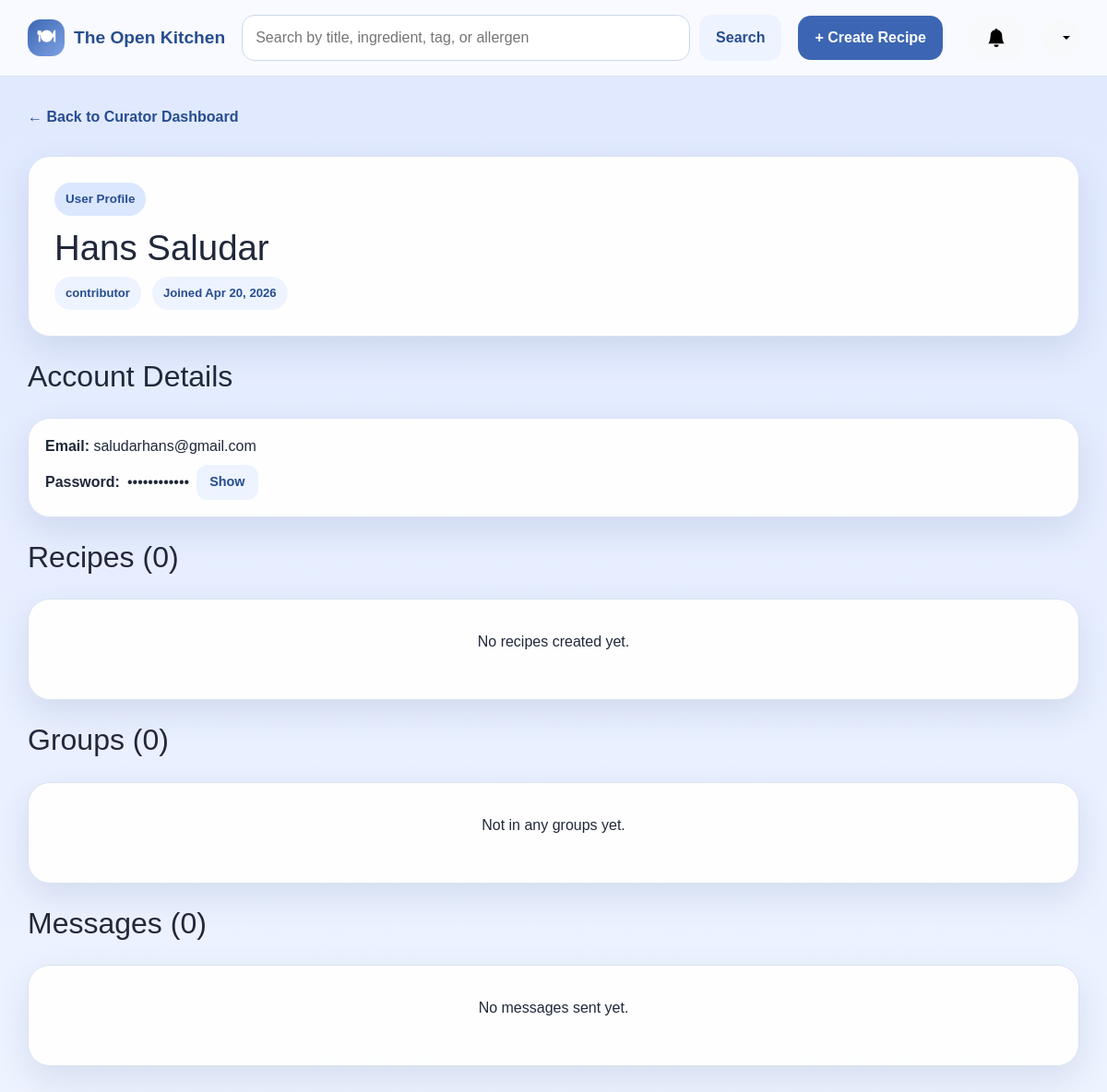
The page /curator/user/3 (signed in) on the database as committed earlier.
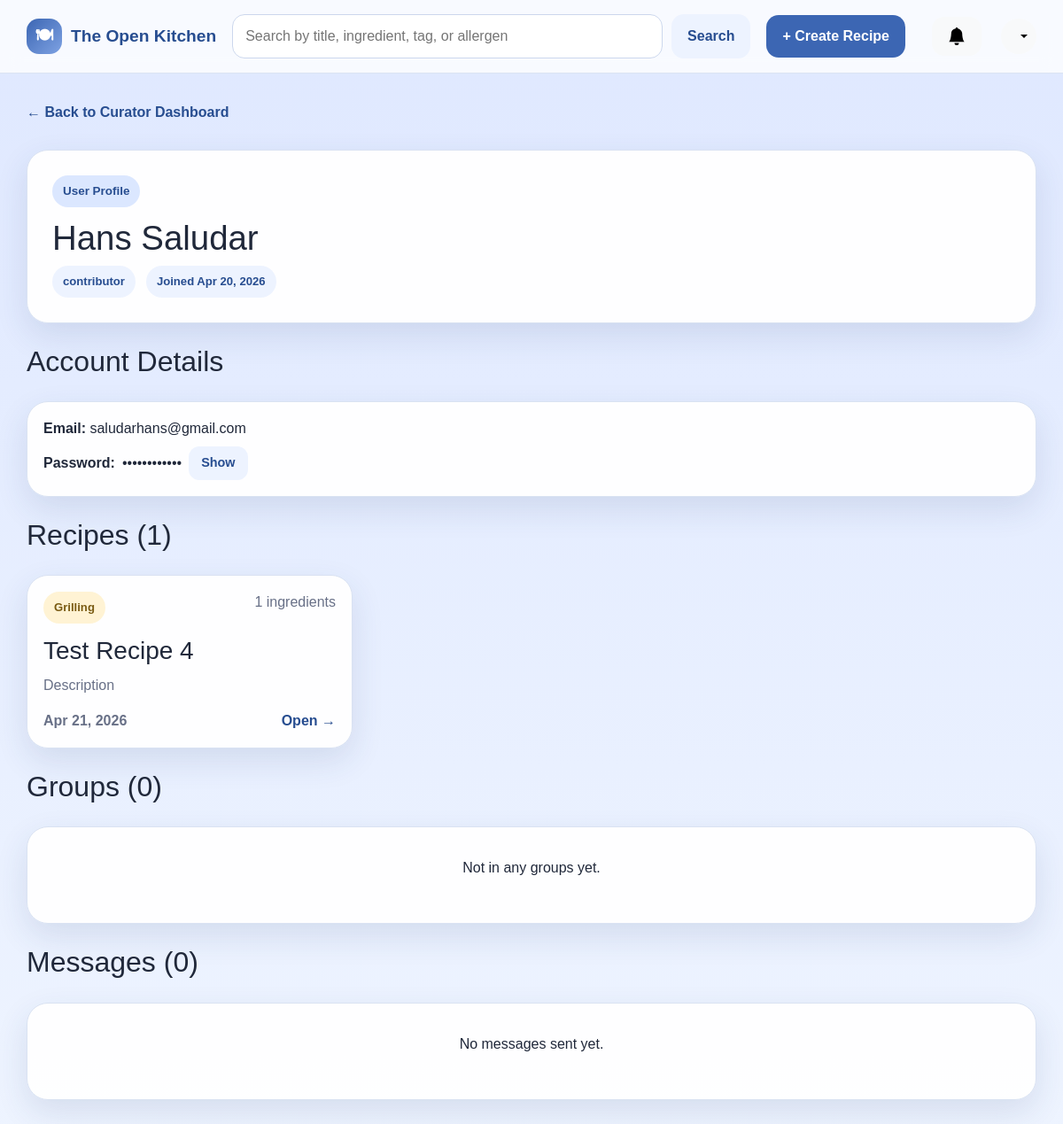
The same page on the database as committed later.
### app/models.py (models this page shows, shortened)
class Category(db.Model):
    __tablename__ = 'categories'
    id = db.Column(db.Integer, primary_key=True)
    name = db.Column(db.String(32), unique=True, nullable=False)

class Recipe(db.Model):
    __tablename__ = 'recipes'
    id = db.Column(db.Integer, primary_key=True)
    authorID = db.Column(db.Integer, db.ForeignKey('users.id'), nullable=False)
    title = db.Column(db.String(150), nullable=False)
    description = db.Column(db.Text, nullable=True)
    instructions = db.Column(db.Text, nullable=False)
    forkedFrom = db.Column(db.Integer, db.ForeignKey('recipes.id'), nullable=True)
    baseServings = db.Column(db.Integer, nullable=False)
    prepTime = db.Column(db.Integer, nullable=True)
    cookTime = db.Column(db.Integer, nullable=True)
    dateCreated = db.Column(db.DateTime, nullable=False, default=datetime.now)
    ingredients = db.relationship('Ingredient', backref='recipe', lazy=True, cascade='all, delete-orphan')
    categories = db.relationship('RecipeCategory', backref='recipe', lazy=True, cascade='all, delete-orphan')
    dietary_tags = db.relationship('RecipeDietaryTag', backref='recipe', lazy=True, cascade='all, delete-orphan')
    allergens = db.relationship('RecipeAllergen', backref='recipe', lazy=True, cascade='all, delete-orphan')

### app/routes.py (the view)
@app.route('/curator/user/<int:user_id>')
@login_required
def curator_user_profile(user_id):
    user = get_current_user()
    if not user or user.role != 'curator':
        return redirect(url_for('dashboard'))
    profile = User.query.get_or_404(user_id)
    recipes = Recipe.query.filter_by(authorID=user_id).order_by(Recipe.dateCreated.desc()).all()
    memberships = GroupMember.query.filter_by(userID=user_id).all()
    messages = GroupMessage.query.filter_by(senderID=user_id).order_by(GroupMessage.dateSent.desc()).all()
    notifications = _get_notifications()
    has_unread = any(not n.isRead for n in notifications)
    return render_template('curator/user_profile.html',
                           profile=profile,
                           recipes=[_recipe_card_data(r) for r in recipes],
                           memberships=memberships,
                           messages=messages,
                           notifications=notifications,
                           has_unread=has_unread)

### app/routes.py (called while the page is built)
def login_required(f):
    @wraps(f)
    def decorated_function(*args, **kwargs):
        if 'user_id' not in session:
            flash('Please log in to access this page.', 'warning')
            return redirect(url_for('login'))
        return f(*args, **kwargs)
    return decorated_function

def get_current_user():
    if 'user_id' in session:
        return User.query.get(session['user_id'])
    return None

def current_user_id():
    return session.get('user_id')

def _get_avg_rating(recipe_id):
    result = db.session.query(func.avg(Rating.stars), func.count(Rating.id)).filter_by(recipeID=recipe_id).one()
    avg = round(result[0], 1) if result[0] else None
    count = result[1]
    return avg, count

def _get_notifications():
    uid = current_user_id()
    if uid is None:
        return []
    return Notification.query.filter_by(userID=uid).order_by(Notification.dateCreated.desc()).all()

### app/templates/curator/user_profile.html (shortened to what this page needs)
{% extends "base.html" %}
{% block content %}
<a href="{{ url_for('curator_dashboard') }}" class="back-link">← Back to Curator Dashboard</a>
<section class="hero-card mt-3">
    <div>
        <span class="eyebrow">User Profile</span>
        <h1>{{ profile.firstName }} {{ profile.lastName }}</h1>
        <div class="pill-row mt-2">
            <span class="pill">{{ profile.role }}</span>
            <span class="pill">Joined {{ profile.dateCreated.strftime('%b %d, %Y') }}</span>
        </div>
    </div>
</section>
<section class="section-head mt-4">
    <div><h2>Account Details</h2></div>
</section>
<article class="recipe-card mb-4">
    <div class="mb-2">
        <span class="fw-semibold">Email: </span>{{ profile.email }}
    </div>
    <div class="d-flex align-items-center gap-2">
        <span class="fw-semibold">Password: </span>
        <span id="passwordHidden">••••••••••••</span>
        <button class="btn btn-secondary btn-sm" onclick="togglePassword()">Show</button>
    </div>
</article>
<section class="section-head mt-4">
    <div>
        <h2>Recipes ({{ recipes|length }})</h2>
    </div>
</section>
{% if recipes %}
<div class="card-grid">
    {% for item in recipes %}
    <a href="{{ url_for('view_recipe', recipe_id=item.recipe.id) }}" class="recipe-card-link">
        <article class="recipe-card">
            <div class="recipe-card-top">
                <span class="mini-pill">{{ item.category_names[0] if item.category_names else 'Recipe' }}</span>
                <span class="muted-small">{{ item.ingredient_count }} ingredients</span>
            </div>
            <h3>{{ item.recipe.title }}</h3>
            <p>{{ item.recipe.description or 'No description.' }}</p>
            <div class="recipe-card-footer">
                <span class="muted-small">{{ item.recipe.dateCreated.strftime('%b %d, %Y') }}</span>
                <span>Open →</span>
            </div>
        </article>
    </a>
    {% endfor %}
</div>
{% else %}
<div class="empty-state"><p>No recipes created yet.</p></div>
{% endif %}
<section class="section-head mt-4">
    <div><h2>Groups ({{ memberships|length }})</h2></div>
</section>
{% if memberships %}
<div class="card-grid">
    {% for m in memberships %}
    <article class="recipe-card">
        <div class="recipe-card-top">
            <span class="mini-pill">{{ 'Leader' if m.group.leaderID == profile.id else 'Member' }}</span>
        </div>
        <h3>{{ m.group.name }}</h3>
        <p>{{ m.group.description or 'No description.' }}</p>
        <div class="recipe-card-footer">
            <span class="muted-small">Joined {{ m.dateJoined.strftime('%b %d, %Y') }}</span>
        </div>
    </article>
    {% endfor %}
</div>
{% else %}
<div class="empty-state"><p>Not in any groups yet.</p></div>
{% endif %}
<section class="section-head mt-4">
    <div><h2>Messages ({{ messages|length }})</h2></div>
</section>
{% if messages %}
<article class="recipe-card">
    {% for msg in messages %}
    <div class="mb-3">
        <div class="d-flex justify-content-between">
            <span class="fw-semibold" style="font-size:.9rem;">{{ msg.group.name }}</span>
            <span class="muted-small">{{ msg.dateSent.strftime('%b %d, %Y at %I:%M %p') }}</span>
        </div>
        <p class="mb-0" style="font-size:.95rem;">{{ msg.content }}</p>
    </div>
    {% if not loop.last %}<hr class="my-2">{% endif %}
    {% endfor %}
</article>
{% else %}
<div class="empty-state"><p>No messages sent yet.</p></div>
{% endif %}
{% endblock %}

Rows that differ between the two databases and show on the page:
now on this page (row unchanged): Category: name "Grilling"
added Recipe: recipe "Test Recipe 4", recipe "Description", recipe.dateCreated "Apr 21, 2026"
Other text that changed with them:
{{ recipes|length }}: "0" → "1"
new list line: "1 ingredients Open →"
text no longer shown: "No recipes created yet."
